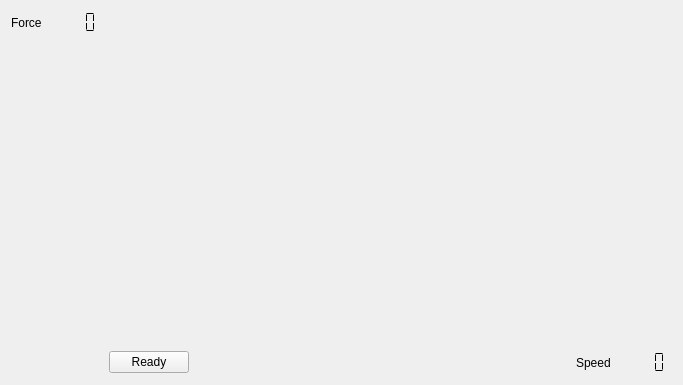
<?xml version="1.0" encoding="UTF-8"?>
<ui version="4.0">
 <class>GameFrame</class>
 <widget class="QFrame" name="GameFrame">
  <property name="geometry">
   <rect>
    <x>0</x>
    <y>0</y>
    <width>683</width>
    <height>385</height>
   </rect>
  </property>
  <property name="windowTitle">
   <string>GameFrame</string>
  </property>
  <layout class="QVBoxLayout" name="verticalLayout">
   <item>
    <layout class="QGridLayout" name="gridLayout">
     <item row="1" column="5">
      <spacer name="verticalSpacer">
       <property name="orientation">
        <enum>Qt::Vertical</enum>
       </property>
       <property name="sizeHint" stdset="0">
        <size>
         <width>20</width>
         <height>40</height>
        </size>
       </property>
      </spacer>
     </item>
     <item row="0" column="0">
      <widget class="QLabel" name="forceVectorLabel">
       <property name="text">
        <string>Force</string>
       </property>
      </widget>
     </item>
     <item row="2" column="2">
      <widget class="QPushButton" name="readyPushBtn">
       <property name="text">
        <string>Ready</string>
       </property>
      </widget>
     </item>
     <item row="2" column="5">
      <widget class="QLabel" name="speedLabel">
       <property name="text">
        <string>Speed</string>
       </property>
      </widget>
     </item>
     <item row="2" column="3">
      <spacer name="horizontalSpacer">
       <property name="orientation">
        <enum>Qt::Horizontal</enum>
       </property>
       <property name="sizeHint" stdset="0">
        <size>
         <width>40</width>
         <height>20</height>
        </size>
       </property>
      </spacer>
     </item>
     <item row="2" column="6">
      <widget class="QLCDNumber" name="speedLcdNumber">
       <property name="minimumSize">
        <size>
         <width>0</width>
         <height>0</height>
        </size>
       </property>
       <property name="baseSize">
        <size>
         <width>0</width>
         <height>0</height>
        </size>
       </property>
       <property name="frameShape">
        <enum>QFrame::NoFrame</enum>
       </property>
       <property name="digitCount">
        <number>4</number>
       </property>
       <property name="segmentStyle">
        <enum>QLCDNumber::Flat</enum>
       </property>
      </widget>
     </item>
     <item row="0" column="1">
      <widget class="QLCDNumber" name="forceLcdNumber">
       <property name="frameShape">
        <enum>QFrame::NoFrame</enum>
       </property>
       <property name="digitCount">
        <number>4</number>
       </property>
       <property name="segmentStyle">
        <enum>QLCDNumber::Flat</enum>
       </property>
      </widget>
     </item>
    </layout>
   </item>
  </layout>
 </widget>
 <resources/>
 <connections/>
</ui>
